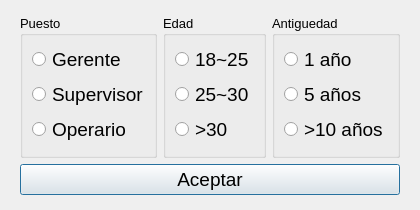
<?xml version="1.0" encoding="UTF-8"?>
<ui version="4.0">
 <class>configPersonal</class>
 <widget class="QDialog" name="configPersonal">
  <property name="geometry">
   <rect>
    <x>0</x>
    <y>0</y>
    <width>420</width>
    <height>210</height>
   </rect>
  </property>
  <property name="minimumSize">
   <size>
    <width>420</width>
    <height>210</height>
   </size>
  </property>
  <property name="maximumSize">
   <size>
    <width>420</width>
    <height>210</height>
   </size>
  </property>
  <property name="font">
   <font>
    <pointsize>14</pointsize>
   </font>
  </property>
  <property name="windowTitle">
   <string>Personal</string>
  </property>
  <property name="windowIcon">
   <iconset theme="QIcon::ThemeIcon::AddressBookNew"/>
  </property>
  <layout class="QGridLayout" name="gridLayout" rowstretch="2,0" columnstretch="3,0,0">
   <property name="leftMargin">
    <number>20</number>
   </property>
   <property name="topMargin">
    <number>15</number>
   </property>
   <property name="rightMargin">
    <number>20</number>
   </property>
   <property name="bottomMargin">
    <number>15</number>
   </property>
   <item row="1" column="0" colspan="3">
    <widget class="QPushButton" name="pushButton">
     <property name="sizePolicy">
      <sizepolicy hsizetype="Minimum" vsizetype="Expanding">
       <horstretch>0</horstretch>
       <verstretch>0</verstretch>
      </sizepolicy>
     </property>
     <property name="text">
      <string>Aceptar</string>
     </property>
    </widget>
   </item>
   <item row="0" column="0">
    <widget class="QGroupBox" name="groupBox">
     <property name="font">
      <font>
       <pointsize>10</pointsize>
      </font>
     </property>
     <property name="title">
      <string>Puesto</string>
     </property>
     <layout class="QVBoxLayout" name="verticalLayout">
      <item>
       <widget class="QRadioButton" name="radioButton">
        <property name="font">
         <font>
          <pointsize>14</pointsize>
         </font>
        </property>
        <property name="text">
         <string>Gerente</string>
        </property>
        <attribute name="buttonGroup">
         <string notr="true">rbtnGroupPuesto</string>
        </attribute>
       </widget>
      </item>
      <item>
       <widget class="QRadioButton" name="radioButton_2">
        <property name="font">
         <font>
          <pointsize>14</pointsize>
         </font>
        </property>
        <property name="text">
         <string>Supervisor</string>
        </property>
        <attribute name="buttonGroup">
         <string notr="true">rbtnGroupPuesto</string>
        </attribute>
       </widget>
      </item>
      <item>
       <widget class="QRadioButton" name="radioButton_3">
        <property name="font">
         <font>
          <pointsize>14</pointsize>
         </font>
        </property>
        <property name="text">
         <string>Operario</string>
        </property>
        <attribute name="buttonGroup">
         <string notr="true">rbtnGroupPuesto</string>
        </attribute>
       </widget>
      </item>
     </layout>
    </widget>
   </item>
   <item row="0" column="2">
    <widget class="QGroupBox" name="groupBox_4">
     <property name="font">
      <font>
       <pointsize>10</pointsize>
      </font>
     </property>
     <property name="title">
      <string>Antiguedad</string>
     </property>
     <layout class="QVBoxLayout" name="verticalLayout_4">
      <item>
       <widget class="QRadioButton" name="radioButton_10">
        <property name="font">
         <font>
          <pointsize>14</pointsize>
         </font>
        </property>
        <property name="layoutDirection">
         <enum>Qt::LayoutDirection::LeftToRight</enum>
        </property>
        <property name="text">
         <string>1 año</string>
        </property>
        <attribute name="buttonGroup">
         <string notr="true">rbtnGroupAntiguedad</string>
        </attribute>
       </widget>
      </item>
      <item>
       <widget class="QRadioButton" name="radioButton_11">
        <property name="font">
         <font>
          <pointsize>14</pointsize>
         </font>
        </property>
        <property name="layoutDirection">
         <enum>Qt::LayoutDirection::LeftToRight</enum>
        </property>
        <property name="text">
         <string>5 años</string>
        </property>
        <attribute name="buttonGroup">
         <string notr="true">rbtnGroupAntiguedad</string>
        </attribute>
       </widget>
      </item>
      <item>
       <widget class="QRadioButton" name="radioButton_12">
        <property name="font">
         <font>
          <pointsize>14</pointsize>
         </font>
        </property>
        <property name="layoutDirection">
         <enum>Qt::LayoutDirection::LeftToRight</enum>
        </property>
        <property name="text">
         <string>&gt;10 años</string>
        </property>
        <attribute name="buttonGroup">
         <string notr="true">rbtnGroupAntiguedad</string>
        </attribute>
       </widget>
      </item>
     </layout>
    </widget>
   </item>
   <item row="0" column="1">
    <widget class="QGroupBox" name="groupBox_3">
     <property name="font">
      <font>
       <pointsize>10</pointsize>
      </font>
     </property>
     <property name="title">
      <string>Edad</string>
     </property>
     <layout class="QVBoxLayout" name="verticalLayout_3">
      <item>
       <widget class="QRadioButton" name="radioButton_7">
        <property name="font">
         <font>
          <pointsize>14</pointsize>
         </font>
        </property>
        <property name="text">
         <string>18~25</string>
        </property>
        <attribute name="buttonGroup">
         <string notr="true">rbtnGroupEdad</string>
        </attribute>
       </widget>
      </item>
      <item>
       <widget class="QRadioButton" name="radioButton_8">
        <property name="font">
         <font>
          <pointsize>14</pointsize>
         </font>
        </property>
        <property name="text">
         <string>25~30</string>
        </property>
        <attribute name="buttonGroup">
         <string notr="true">rbtnGroupEdad</string>
        </attribute>
       </widget>
      </item>
      <item>
       <widget class="QRadioButton" name="radioButton_9">
        <property name="font">
         <font>
          <pointsize>14</pointsize>
         </font>
        </property>
        <property name="text">
         <string>&gt;30</string>
        </property>
        <attribute name="buttonGroup">
         <string notr="true">rbtnGroupEdad</string>
        </attribute>
       </widget>
      </item>
     </layout>
    </widget>
   </item>
  </layout>
 </widget>
 <resources/>
 <connections/>
 <buttongroups>
  <buttongroup name="rbtnGroupPuesto"/>
  <buttongroup name="rbtnGroupEdad"/>
  <buttongroup name="rbtnGroupAntiguedad"/>
 </buttongroups>
</ui>
